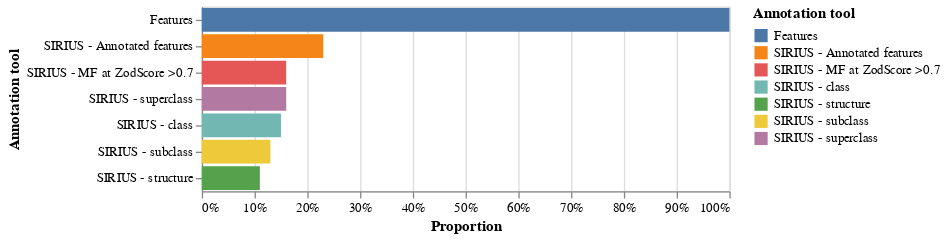

This figure's notebook cell:
### Markdown cell above
### View SIRIUS annotations

### Code cell
make_barchart(get_stats_annotation.table_sirius) # Absolute count
make_barchart_rel(get_stats_annotation.table_sirius_rel)

### Figure 1 — Vega-Lite specification as saved in the notebook (floating-point values rounded to 4 significant figures)
{"config": {"view": {"continuousWidth": 400, "continuousHeight": 300}}, "data": {"name": "data-27b58e74a929fd6ac1c8fd7d052abaad"}, "mark": "bar", "encoding": {"color": {"type": "nominal", "field": "Annotation tool"}, "x": {"type": "quantitative", "axis": {"format": ".0%"}, "field": "Count", "stack": "zero", "title": "Proportion"}, "y": {"type": "nominal", "field": "Annotation tool", "sort": "-x"}}, "$schema": "https://vega.github.io/schema/vega-lite/v4.8.1.json", "datasets": {"data-27b58e74a929fd6ac1c8fd7d052abaad": [{"Annotation tool": "Features", "Count": 1.0}, {"Annotation tool": "SIRIUS - Annotated features", "Count": 0.23}, {"Annotation tool": "SIRIUS - MF at ZodScore >0.7", "Count": 0.16}, {"Annotation tool": "SIRIUS - structure", "Count": 0.11}, {"Annotation tool": "SIRIUS - superclass", "Count": 0.16}, {"Annotation tool": "SIRIUS - class", "Count": 0.15}, {"Annotation tool": "SIRIUS - subclass", "Count": 0.13}]}}
